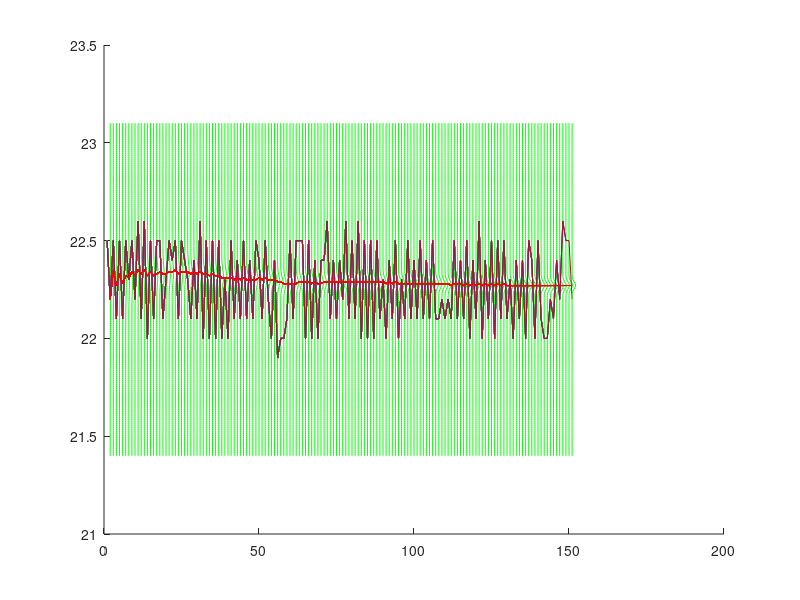
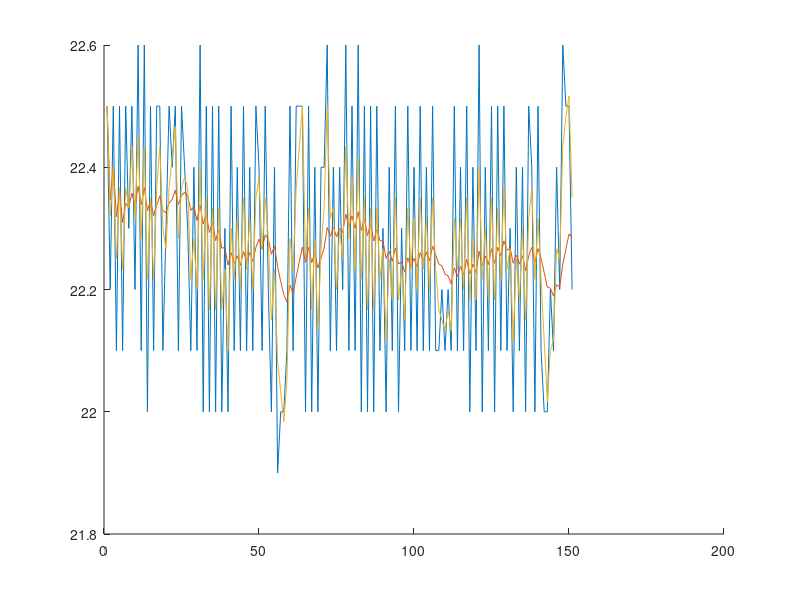
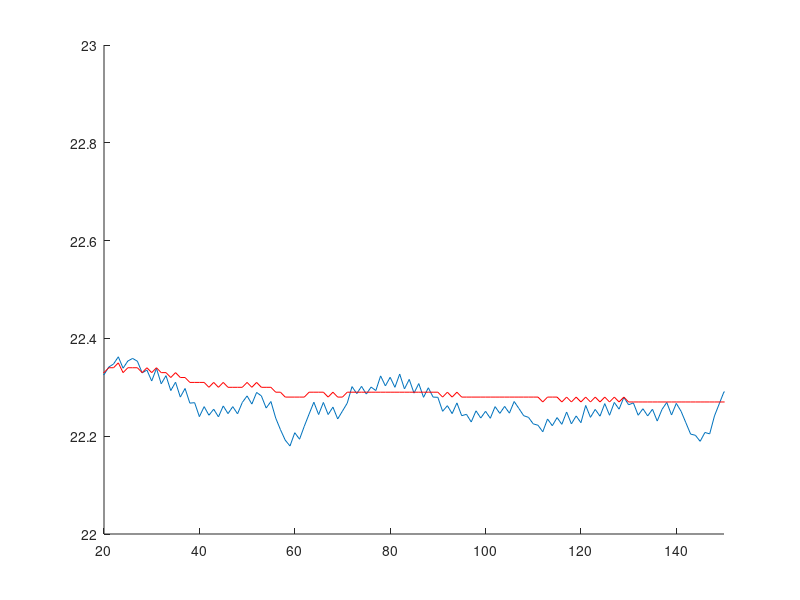
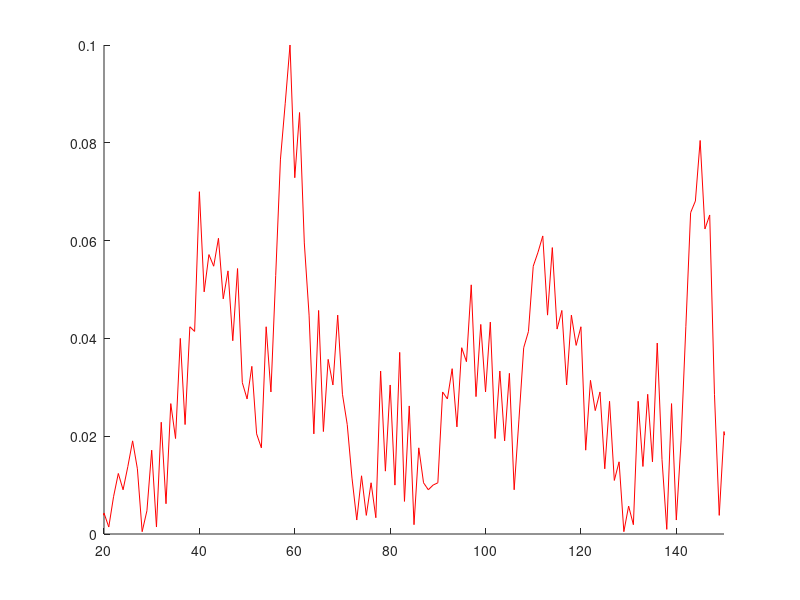

MATLAB code for these plots, in order:
clear;
clc;

figure(1); clf; hold on;
%figure(2); clf; hold on;
load T;
load pv21r -ASCII;
x =T(5450:5600);

%x=pv21r(1:300,2);
valve = pv21r(1:300,1);
Sx = [min(x)-0.5:0.01:max(x)+0.5];
L = length(Sx);
Pr = ones(L);
Po=ones(L,L);
mean(x)

Pr = Pr/sum(Pr);
sigma = std(x);
%x = x+0.1;
x_peak=zeros(1,2);
for (i = 2:length(x)) %(min(x)-max(x))/pv101r(i,1)

  m=0*Pr;
  for (j = 1:length(Pr))
    me = Sx(j);
    m(j) = normpdf(x(i),me,sigma);
    m(j) = m(j) * Pr(j);
  end;
 
  Po = m/(sum(m));
    Pr=Po;
%   if ((valve(i) -  valve(i-1)) ~= 0)
%     Sx_mean = min(x) - 2*(valve(i) -  valve(i-1))
% 	Pr = normpdf(Sx, Sx_mean ,1);
%     figure(3); clf; 
%     plot(Sx,Pr);
%    % pause;
%   else
% 	Pr=Po;
%   end;
  figure(1);
  plot(1:i,x(1:i));
  %plot(1:i,valve(1:i), 'color','black');
  plot(5*(Po)+i, Sx,'color','green');
  peak = find(Po == max(Po));
  x_peak = [x_peak; [i, Sx(peak)]] ;
  plot(x_peak(2:end,1),x_peak(2:end,2), 'color','red');
Sx(peak)
end;
hold off;
figure(2); clf; hold on;
movavg(x,3,20,1);
[Short,Long] = movavg(x,3,20,1);
hold off;
hold off;
figure(3); clf; hold on;
    axis([20 150 22 23 ])
    plot(Long);
    plot(x_peak(2:end,1),x_peak(2:end,2), 'color','red');
hold off;

figure(4); clf; hold on;
axis([20 150 0 0.1 ])
    plot(abs(x_peak(1:end,2)-Long), 'color','red');
hold off;
